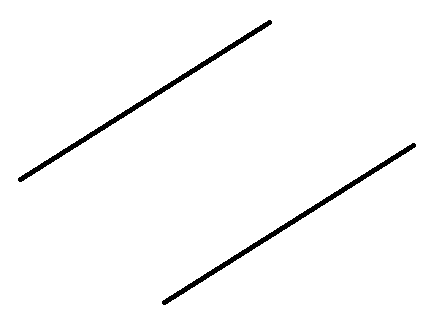
//> input picture The distance between two parallel lines/line.png, 430 x 315 px
$ ./Source line.png   (built with g++ and OpenCV 4)
//> lines starting //> are read from the running program, lines starting //| are printed output that depends on the picture; after the words box and inside, x2 and y2 are one past the last pixel; in counts of white or black regions, pixels touching at a corner belong together
### The distance between two parallel lines/ProcessImage.h
//ProcessImage.h
#pragma once
#include <opencv2/highgui/highgui.hpp>

/* 对输入图像进行细化
 * src为输入图像,用cvThreshold函数处理过的8位灰度图像格式，元素中只有0与1,1代表有元素，0代表为空白
 * dst为对src细化后的输出图像,格式与src格式相同，调用前需要分配空间，元素中只有0与1,1代表有元素，0代表为空白
 * maxIterations限制迭代次数，如果不进行限制，默认为-1，代表不限制迭代次数，直到获得最终结果
 */
void thinImage(IplImage* src, IplImage* dst, int maxIterations = -1);

### The distance between two parallel lines/ProcessImage.cpp
#include "ProcessImage.h"
#include <utility>
#include <vector>
void thinImage(IplImage* src, IplImage* dst, int maxIterations)
{
	using namespace cv;
	CvSize size = cvGetSize(src);
	cvCopy(src, dst);//将src中的内容拷贝到dst中
	int count = 0;  //记录迭代次数
	while (true)
	{
		count++;
		if (maxIterations != -1 && count > maxIterations) //限制次数并且迭代次数到达
			break;
		//std::cout << count << ' ';输出迭代次数
		std::vector<std::pair<int, int> > mFlag; //用于标记需要删除的点
		//对点标记
		for (int i = 0; i<size.height; ++i)
		{
			for (int j = 0; j<size.width; ++j)
			{
				//如果满足四个条件，进行标记
				//  p9 p2 p3
				//  p8 p1 p4
				//  p7 p6 p5
				int p1 = CV_IMAGE_ELEM(dst, uchar, i, j);
				int p2 = (i == 0) ? 0 : CV_IMAGE_ELEM(dst, uchar, i - 1, j);
				int p3 = (i == 0 || j == size.width - 1) ? 0 : CV_IMAGE_ELEM(dst, uchar, i - 1, j + 1);
				int p4 = (j == size.width - 1) ? 0 : CV_IMAGE_ELEM(dst, uchar, i, j + 1);
				int p5 = (i == size.height - 1 || j == size.width - 1) ? 0 : CV_IMAGE_ELEM(dst, uchar, i + 1, j + 1);
				int p6 = (i == size.height - 1) ? 0 : CV_IMAGE_ELEM(dst, uchar, i + 1, j);
				int p7 = (i == size.height - 1 || j == 0) ? 0 : CV_IMAGE_ELEM(dst, uchar, i + 1, j - 1);
				int p8 = (j == 0) ? 0 : CV_IMAGE_ELEM(dst, uchar, i, j - 1);
				int p9 = (i == 0 || j == 0) ? 0 : CV_IMAGE_ELEM(dst, uchar, i - 1, j - 1);

				if ((p2 + p3 + p4 + p5 + p6 + p7 + p8 + p9) >= 2 && (p2 + p3 + p4 + p5 + p6 + p7 + p8 + p9) <= 6)
				{
					int ap = 0;
					if (p2 == 0 && p3 == 1) ++ap;
					if (p3 == 0 && p4 == 1) ++ap;
					if (p4 == 0 && p5 == 1) ++ap;
					if (p5 == 0 && p6 == 1) ++ap;
					if (p6 == 0 && p7 == 1) ++ap;
					if (p7 == 0 && p8 == 1) ++ap;
					if (p8 == 0 && p9 == 1) ++ap;
					if (p9 == 0 && p2 == 1) ++ap;

					if (ap == 1)
					{
						if (p2*p4*p6 == 0)
						{
							if (p4*p6*p8 == 0)
							{
								//标记
								mFlag.push_back(std::make_pair(i, j));
							}
						}
					}
				}
			}
		}

		//将标记的点删除
		for (std::vector<std::pair<int, int> >::iterator i = mFlag.begin(); i != mFlag.end(); ++i)
		{
			CV_IMAGE_ELEM(dst, uchar, i->first, i->second) = 0;
		}

		//直到没有点满足，算法结束
		if (mFlag.size() == 0)
		{
			break;
		}
		else
		{
			mFlag.clear();//将mFlag清空
		}

		//对点标记
		for (int i = 0; i<size.height; ++i)
		{
			for (int j = 0; j<size.width; ++j)
			{
				//如果满足四个条件，进行标记
				//  p9 p2 p3
				//  p8 p1 p4
				//  p7 p6 p5
				int p1 = CV_IMAGE_ELEM(dst, uchar, i, j);
				if (p1 != 1) continue;
				int p2 = (i == 0) ? 0 : CV_IMAGE_ELEM(dst, uchar, i - 1, j);
				int p3 = (i == 0 || j == size.width - 1) ? 0 : CV_IMAGE_ELEM(dst, uchar, i - 1, j + 1);
				int p4 = (j == size.width - 1) ? 0 : CV_IMAGE_ELEM(dst, uchar, i, j + 1);
				int p5 = (i == size.height - 1 || j == size.width - 1) ? 0 : CV_IMAGE_ELEM(dst, uchar, i + 1, j + 1);
				int p6 = (i == size.height - 1) ? 0 : CV_IMAGE_ELEM(dst, uchar, i + 1, j);
				int p7 = (i == size.height - 1 || j == 0) ? 0 : CV_IMAGE_ELEM(dst, uchar, i + 1, j - 1);
				int p8 = (j == 0) ? 0 : CV_IMAGE_ELEM(dst, uchar, i, j - 1);
				int p9 = (i == 0 || j == 0) ? 0 : CV_IMAGE_ELEM(dst, uchar, i - 1, j - 1);

				if ((p2 + p3 + p4 + p5 + p6 + p7 + p8 + p9) >= 2 && (p2 + p3 + p4 + p5 + p6 + p7 + p8 + p9) <= 6)
				{
					int ap = 0;
					if (p2 == 0 && p3 == 1) ++ap;
					if (p3 == 0 && p4 == 1) ++ap;
					if (p4 == 0 && p5 == 1) ++ap;
					if (p5 == 0 && p6 == 1) ++ap;
					if (p6 == 0 && p7 == 1) ++ap;
					if (p7 == 0 && p8 == 1) ++ap;
					if (p8 == 0 && p9 == 1) ++ap;
					if (p9 == 0 && p2 == 1) ++ap;

					if (ap == 1)
					{
						if (p2*p4*p8 == 0)
						{
							if (p2*p6*p8 == 0)
							{
								//标记
								mFlag.push_back(std::make_pair(i, j));
							}
						}
					}
				}
			}
		}
		//删除
		for (std::vector<std::pair<int, int> >::iterator i = mFlag.begin(); i != mFlag.end(); ++i)
		{
			CV_IMAGE_ELEM(dst, uchar, i->first, i->second) = 0;
		}

		//直到没有点满足，算法结束
		if (mFlag.size() == 0)
		{
			break;
		}
		else
		{
			mFlag.clear();//将mFlag清空
		}
	}
}

### The distance between two parallel lines/Source.cpp
//Source.cpp
#include "ProcessImage.h"
#include <iostream>
#include <opencv2/opencv.hpp>
#define _TEST
using namespace cv;
int main(int argc, char * argv[])
{
	//判断输入是否满足要求
	if (argc != 2)
	{
		std::cout << "argument error!";
		return -1;
	}
	IplImage *pSrc = cvLoadImage(argv[1], CV_LOAD_IMAGE_GRAYSCALE);
//> pSrc: 315 rows x 430 cols, CV_8UC1; 97.8% white; 2 black regions, box (x1, y1, x2, y2) and area: (18, 20, 272, 182) 1485, (162, 143, 416, 305) 1485
	if (!pSrc)
	{
		std::cout << "read file failed!";
		return -1;
	}

	//显示原图
	namedWindow("原图", CV_WINDOW_AUTOSIZE);
	cvShowImage("原图", pSrc);

	IplImage *pTemp = cvCreateImage(cvGetSize(pSrc), pSrc->depth, pSrc->nChannels);
	IplImage *pDst = cvCreateImage(cvGetSize(pSrc), pSrc->depth, pSrc->nChannels);

	//将原图像转换为二值图像
	cvThreshold(pSrc, pTemp, 128, 1, CV_THRESH_BINARY_INV);
	//细化
	thinImage(pTemp, pDst);
//> after the loop in thinImage, `while (true)`:
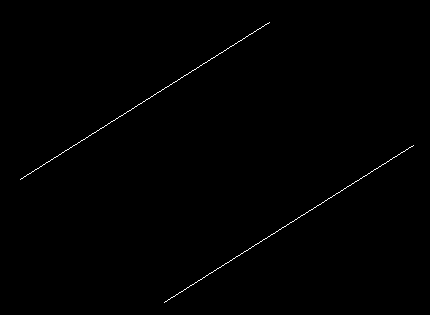
//> dst: 315 rows x 430 cols, CV_8UC1; values 0 (black) and 1 (white), 0.37% white in thin lines or dots, all inside (x1, y1, x2, y2) = (20, 22, 414, 303)
//> after the loop in thinImage, `while (true)`: count = 2

#ifdef _TEST
	//显示细化后的图像
	IplImage *pThinImage = cvCreateImage(cvGetSize(pSrc), pSrc->depth, pSrc->nChannels);
	cvCopy(pDst, pThinImage);
	cvThreshold(pThinImage, pThinImage, 0.5, 255,CV_THRESH_BINARY);
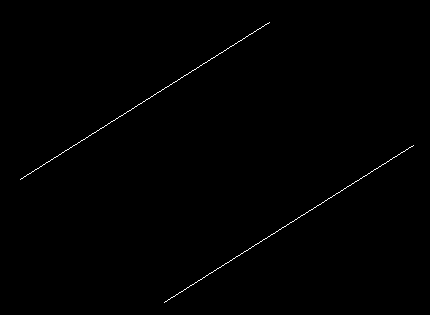
//> pThinImage: 315 rows x 430 cols, CV_8UC1; 0.37% white in thin lines or dots, all inside (x1, y1, x2, y2) = (20, 22, 414, 303)
	namedWindow("1 图像细化的结果", CV_WINDOW_AUTOSIZE);
	cvShowImage("1 图像细化的结果", pThinImage);
	cvReleaseImage(&pThinImage);
#endif

	//求轮廓
	CvMemStorage* storage = cvCreateMemStorage(0);
	CvSeq* contours = 0;
	cvFindContours(pDst	, storage, &contours, sizeof(CvContour), CV_RETR_LIST, CV_CHAIN_APPROX_NONE, cvPoint(0, 0));
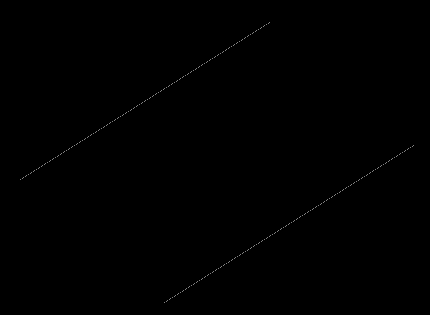
//> pDst: 315 rows x 430 cols, CV_8UC1; 0.37% of pixels changed, all inside (x1, y1, x2, y2) = (20, 22, 414, 303)
//> contours = 2 contours, all with area under 20

#ifdef _TEST
	//将轮廓画出来
	IplImage *pDrawing1 = cvCreateImage(cvGetSize(pSrc),8,3);
	cvZero(pDrawing1);
	cvDrawContours(pDrawing1, contours, Scalar(255, 0, 0), Scalar(0, 0, 255), 1, 2, 8, cvPoint(0, 0));
	namedWindow("2 求轮廓", CV_WINDOW_AUTOSIZE);
	cvShowImage("2 求轮廓", pDrawing1);
	cvReleaseImage(&pDrawing1);
#endif


	//轮廓已经寻找到，均在contours中存放,我们需要对轮廓进行拟合
	//FitLine函数的用法：
	// 二维空间点拟合时 是 float[4]
	// 三位空间点拟合时 是 float[6]
	float *line1 = new float[4];
	float *line2 = new float[4];
	// 第一个参数： 存储点序列
	// 第二个参数： 拟合算法，其中 CV_DIST_L2 就是平常的最小二乘法
	// 第三，第四，第五参数推荐值是 0,   0.01,  0.01,
	// 第六参数： line中存储返回值
	// 二维空间时： line[0--3] 分别为 (vx, vy, x0, y0)
	//      其中 vx， vy 是正规化之后的斜率向量。 x0,y0 是直线经过的点。
	// 三维空间时： line[0--5]  分别是 (vx, vy, vz, x0, y0, z0) 。意义同上
	cvFitLine(contours, CV_DIST_L2, 0, 0.01, 0.01, line1);
	cvFitLine(contours->h_next, CV_DIST_L2, 0, 0.01, 0.01, line2);
//> contours->h_next = 1 contour, all with area under 20

	//输出四个点
	std::cout << "第一条线： " << line1[0] << " " << line1[1] << " " << line1[2] << " " << line1[3] << std::endl;
	std::cout << "第二条线： " << line2[0] << " " << line2[1] << " " << line2[2] << " " << line2[3] << std::endl;

#ifdef _TEST
	//根据直线方程公式，我们从直线上取点，并画出来
	IplImage *pDrawing2 = cvCreateImage(cvGetSize(pSrc), 8, 3);
	cvZero(pDrawing2);
	cvLine(pDrawing2, cvPoint(0, (int)(line1[3] - line1[1] / line1[0] * line1[2])),
		cvPoint(pDrawing2->width - 1, (int)((pDrawing2->width - 1 - line1[2])*line1[1] / line1[0] + line1[3])),
		cvScalar(255, 0, 0));
	cvLine(pDrawing2, cvPoint(0, (int)(line2[3] - line2[1] / line2[0] * line2[2])),
		cvPoint(pDrawing2->width - 1, (int)((pDrawing2->width - 1 - line2[2])*line2[1] / line2[0] + line2[3])),
		cvScalar(0, 0, 255));
	namedWindow("3 直线拟合", CV_WINDOW_AUTOSIZE);
	cvShowImage("3 直线拟合", pDrawing2);
	cvReleaseImage(&pDrawing2);
#endif

	//我们根据距离方程，求出两条直线的距离
	double distance = abs(line1[0] * (line2[3]-line1[3]) - line1[1] * (line2[2]-line1[2]));	//注意,vx,vy已经正规化了
	std::cout << "两条直线之间的距离为: " << distance << std::endl;
	delete[] line1;
	delete[] line2;

	cvReleaseMemStorage(&storage);
	cvReleaseImage(&pSrc);
	cvReleaseImage(&pTemp);
	cvReleaseImage(&pDst);

	waitKey(0);

	return 0;
}
